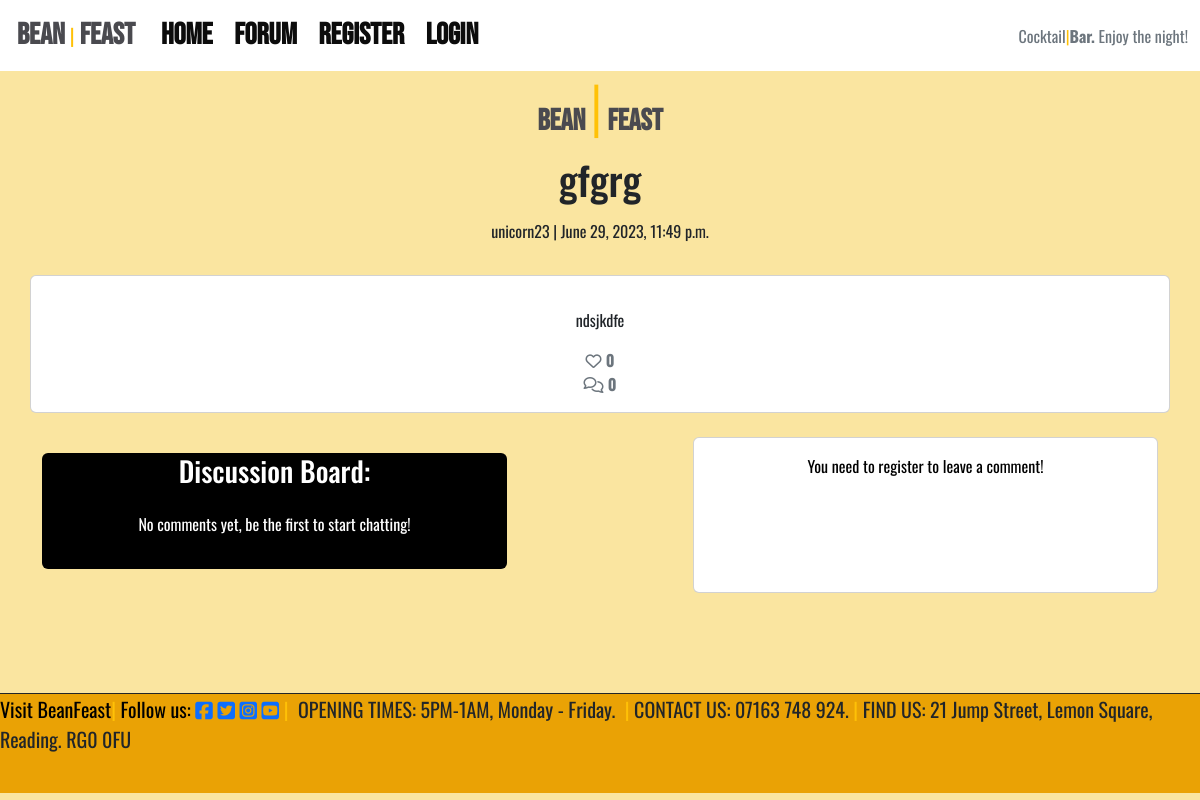
/gfgrg/, run on the app's committed database.
### forum/models.py (models this page shows, shortened)
class Post(models.Model):
    title = models.CharField(max_length = 200, unique = True)
    slug = models.SlugField(max_length = 200, blank=True,  null=True, unique=True)
    author = models.ForeignKey(
    User, on_delete = models.CASCADE, related_name = 'forum_posts')
    updated_on = models.DateTimeField(auto_now = True)
    content = models.TextField()
    featured_image = CloudinaryField('image', default = 'placeholder')
    excerpt = models.TextField(blank = True)
    created_on = models.DateTimeField(auto_now_add = True)
    status = models.IntegerField(choices = STATUS, default = 0)
    likes = models.ManyToManyField(
    User, related_name = 'forum_likes', blank = True)
    class Meta:
        ordering = ['-created_on']
    def number_of_likes(self):
        return self.likes.count()

### forum/views.py (the view, shortened to what this page needs)
# urls.py: path('<slug:slug>/', views.PostDetail.as_view(), name = 'post_detail'),
class PostDetail(View):
    def get(self, request, slug, *args, **kwargs):
        queryset = Post.objects.filter(status = 1)
        post = get_object_or_404(queryset, slug = slug)
        comments = post.comments.filter(
        approved = True).order_by("-created_on")
        liked = False
        if post.likes.filter(id = self.request.user.id).exists():
            liked = True
        return render(
            request,
            "post_detail.html",
            {
                "post": post,
                "comments": comments,
                "commented": False,
                "liked": liked,
                "comment_form": CommentForm(),
            },
        )

### templates/post_detail.html (shortened to what this page needs)
{% extends 'base.html' %} {% block content %}
{% load crispy_forms_tags %}
<div class="jumbotron jumbotron-fluid">
    <div class="container text-center">
        <h1 class="display-4"><span class="beanfeast">Bean</span><span class="text-warning">|</span><span><strong
                    class="beanfeast">Feast</strong></span></h1>
        <p class="beanfeast">
        <h1>{{ post.title }}
        </h1>
        </p>
        <p>
        <p>{{ post.author }} | {{ post.created_on }}</p>
        </p>
    </div>
</div>
<div class="container text-center">
    <div class="row">
        <div class="col card mb-4 mt-3">
            <div class="card-body">
                <p class="card-text">{{ post.content | safe }}</p>
                <div class="row">
                    <div class="col">
                        <strong>
                            {% if user.is_authenticated %}
                            <form class="d-inline like-form" action="{% url 'post_like' post.slug %}" method="POST">
                                {% csrf_token %}
                                {% if liked %}
                                <p><button type="submit" name="forumpost_id" value="{{post.slug}}" class="btn-like"><i
                                            class="fas fa-heart"></i></button>
                                    {% else %}
                                    <button type="submit" name="forumpost_id" value="{{post.slug}}" class="btn-like"><i
                                            class="far fa-heart"></i></button>
                                </p>
                                {% endif %}
                            </form>
                            {% else %}
                            <span class="text-secondary"><i class="far fa-heart"></i></span>
                            {% endif %}
                            <span class="text-secondary">{{ post.number_of_likes }}</span>
                        </strong>
                    </div>
                    <span>
                        {% with comments.count as total_comments %}
                        <strong class="text-secondary"><i class="far fa-comments"></i>
                            {{ total_comments }}
                        </strong>
                        {% endwith %}
                    </span>
                </div>
            </div>
        </div>
    </div>
    <div class="row mx-auto">
        <div class="mb-4 mt-3 col-lg-5 col-md-5 col-sm-4 card text-white bg-black">
            <h3>Discussion Board:</h3>
            <div class="card-body">
                {% for comment in comments %}
                <div style="padding: 10px;">
                    <div class="font-weight-bold">
                        {{ comment.name }}
                        <span class="text-muted font-weight-normal">
                        </span>
                        <span class=" text-muted font-weight-normal">
                            {{ comment.created_on }}
                        </span>
                        <h6>wrote:</h6>
                        <span>
                            {{ comment.body | linebreaks }}
                        </span>
                        <span>
                            {% if user.is_authenticated %}
                            <a href="{% url 'delete_comment' comment.id %}">
                                <button type="button" class="btn btn-outline-light">X</button></a>
                            {% endif %}
                        </span>
                    </div>
                </div>
                {% empty %}
                <p>No comments yet, be the first to start chatting!</p>
                {% endfor %}
            </div>
        </div>
        <div class="col-lg-2 col-md-2 col-sm-1"></div>
        <div class="pb-5 col-lg-5 col-md-5 col-sm-7 card text-black bg-white">
            <div class="card-body">
                {% if commented %}
                <div class="alert alert-success" role="alert">
                    Your comment is awaiting approval
                </div>
                {% else %}
                <p>You need to register to leave a comment!</p>
                {% endif %}
            </div>
        </div>
    </div>
</div>
{% endblock content %}

### static/css/style.css (style rules this page uses)
html, body { margin: 0; padding: 0; background-color: #fae5a0; }
p, div { font-family: 'Oswald', sans-serif; }
.beanfeast { font-family: 'Bebas Neue', sans-serif; font-size: 30px; font-weight: 700; color: #4A4A4F; padding: 0 5px 0 5px; }

### data on the page
Post: title "gfgrg", author "unicorn23", created_on "June 29, 2023, 11:49 p.m.", content "ndsjkdfe", number_of_likes "0"

### other printed values
{{ total_comments }} "0"
